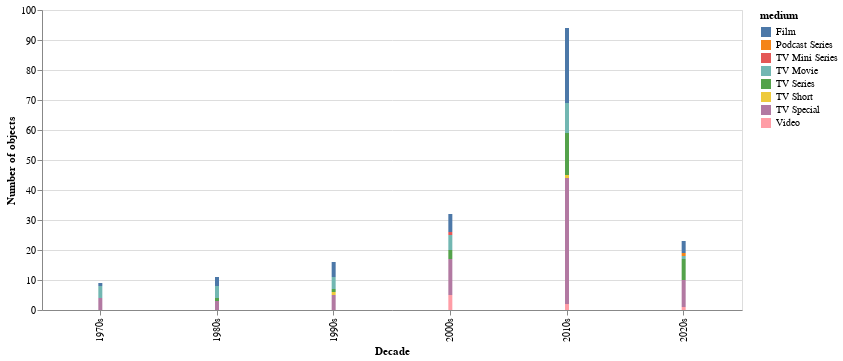

Source (notebook cell):
### Code cell
# Bar Chart of Definitive SNL Media (that aren't directly associated with SNL) by Decade & Genre
media_by_decade = definitive_snl.copy()
media_by_decade['year_start'] = media_by_decade['year_start'].astype('string')
media_by_decade = media_by_decade.dropna(subset=['year_start'])
for idx, row in media_by_decade.iterrows():
    media_by_decade.at[idx, 'decade'] = row.year_start[:3] + '0s'
media_by_decade.head()

media_by_decade['medium'] = media_by_decade['medium'].apply(eval)
for idx, row in media_by_decade.iterrows():
    media_by_decade.at[idx, 'medium'] = "|".join(map(str,row.medium))

media_by_decade.head()

media_by_decade_unique = media_by_decade.groupby(['decade','medium']).size().reset_index(name="count")


# Create a stacked bar chart
alt.Chart(media_by_decade_unique).mark_bar(size=4).encode(
    
    # Year on the X axis
    x=alt.X('decade:N', axis=alt.Axis(format='c', title='Decade')),
    
    # Number of objects on the Y axis
    y=alt.Y('count:Q', title='Number of objects'),
    
    # Color according to the type
    color='medium:N',
    
    # Details on hover
    tooltip=[alt.Tooltip('medium:N', title='Medium'), alt.Tooltip('decade:N', title='Decade'), alt.Tooltip('count:Q', title='Count', format=',')]
).properties(width=700)


#media_by_decade_unique

### Figure 1 — Vega-Lite specification as saved in the notebook (floating-point values rounded to 4 significant figures)
{"config": {"view": {"continuousWidth": 400, "continuousHeight": 300}}, "data": {"name": "data-0a5de94aa00d562abdd852bfd15215fe"}, "mark": {"type": "bar", "size": 4}, "encoding": {"color": {"field": "medium", "type": "nominal"}, "tooltip": [{"field": "medium", "title": "Medium", "type": "nominal"}, {"field": "decade", "title": "Decade", "type": "nominal"}, {"field": "count", "format": ",", "title": "Count", "type": "quantitative"}], "x": {"axis": {"format": "c", "title": "Decade"}, "field": "decade", "type": "nominal"}, "y": {"field": "count", "title": "Number of objects", "type": "quantitative"}}, "width": 700, "$schema": "https://vega.github.io/schema/vega-lite/v4.17.0.json", "datasets": {"data-0a5de94aa00d562abdd852bfd15215fe": [{"decade": "1970s", "medium": "Film", "count": 1}, {"decade": "1970s", "medium": "TV Movie", "count": 4}, {"decade": "1970s", "medium": "TV Special", "count": 4}, {"decade": "1980s", "medium": "Film", "count": 3}, {"decade": "1980s", "medium": "TV Movie", "count": 4}, {"decade": "1980s", "medium": "TV Series", "count": 1}, {"decade": "1980s", "medium": "TV Special", "count": 3}, {"decade": "1990s", "medium": "Film", "count": 5}, {"decade": "1990s", "medium": "TV Movie", "count": 4}, {"decade": "1990s", "medium": "TV Series", "count": 1}, {"decade": "1990s", "medium": "TV Short", "count": 1}, {"decade": "1990s", "medium": "TV Special", "count": 5}, {"decade": "2000s", "medium": "Film", "count": 6}, {"decade": "2000s", "medium": "TV Mini Series", "count": 1}, {"decade": "2000s", "medium": "TV Movie", "count": 5}, {"decade": "2000s", "medium": "TV Series", "count": 3}, {"decade": "2000s", "medium": "TV Special", "count": 12}, {"decade": "2000s", "medium": "Video", "count": 5}, {"decade": "2010s", "medium": "Film", "count": 25}, {"decade": "2010s", "medium": "TV Movie", "count": 10}, {"decade": "2010s", "medium": "TV Series", "count": 14}, {"decade": "2010s", "medium": "TV Short", "count": 1}, {"decade": "2010s", "medium": "TV Special", "count": 42}, {"decade": "2010s", "medium": "Video", "count": 2}, {"decade": "2020s", "medium": "Film", "count": 4}, {"decade": "2020s", "medium": "Podcast Series", "count": 1}, {"decade": "2020s", "medium": "TV Movie", "count": 1}, {"decade": "2020s", "medium": "TV Series", "count": 7}, {"decade": "2020s", "medium": "TV Special", "count": 9}, {"decade": "2020s", "medium": "Video", "count": 1}]}}
